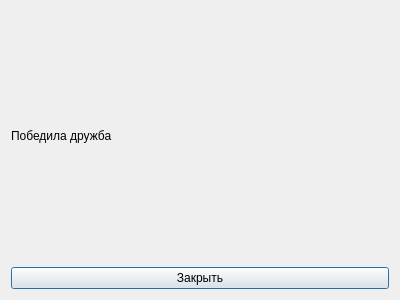
<?xml version="1.0" encoding="UTF-8"?>
<ui version="4.0">
 <class>wingame</class>
 <widget class="QDialog" name="wingame">
  <property name="geometry">
   <rect>
    <x>0</x>
    <y>0</y>
    <width>400</width>
    <height>300</height>
   </rect>
  </property>
  <property name="windowTitle">
   <string>Dialog</string>
  </property>
  <layout class="QVBoxLayout" name="verticalLayout">
   <item>
    <widget class="QLabel" name="label">
     <property name="text">
      <string>Победила дружба</string>
     </property>
    </widget>
   </item>
   <item>
    <widget class="QPushButton" name="pushButton">
     <property name="text">
      <string>Закрыть</string>
     </property>
    </widget>
   </item>
  </layout>
 </widget>
 <resources/>
 <connections/>
</ui>
